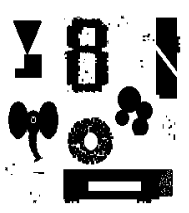
#> input picture img/elefante.png, 189 x 213 px
$ python Main.py
#> lines starting #> are read from the running program, lines starting #| are printed output that depends on the picture; after the words box and inside, x2 and y2 are one past the last pixel; in counts of white or black regions, pixels touching at a corner belong together
### Morfologia.py
#!/usr/bin/env python3
# -*- coding: utf-8 -*

from PIL import Image, ImageShow
import numpy as np

class Morfologia():

	def __init__(self, nome_imagem):
		self.nome_imagem = nome_imagem
		self.m = 0
		self.n = 0
		self.matriz = []
		self.img = []

	'''
	Abrindo o arquivo e pegando dimensões MxN
	'''
	def carregarImagem(self):
		img = Image.open(self.nome_imagem)
		self.img = img
		#Converte Imagem Object para Matriz
		self.matriz = np.asarray(img.convert('L'))
		#Dimensão M
		self.m = np.size(self.matriz, 0)
		#Dimensão N
		self.n = np.size(self.matriz, 1)
		print("Linhas: {}\nColunas: {}\n".format(self.m, self.n))
		print(self.matriz)


	'''
	Método de Erosão
	'''
	def erosao(self, matriz):
		m = np.zeros([self.m,self.n])
		m1 = np.size(m, 0)
		n1 = np.size(m, 1)
		print("Linhas: {}\nColunas: {}\n".format(m1,n1))

		#B&W
		#Ternário em Python
		m1 = self.m if self.m%2==0 else self.m-1
		n1 = self.n if self.n%2==0 else self.n-1

		binaria = self.binarizar(matriz)

		print("Matriz B&W:")
		#print(m)
		#x = Image.fromarray(m)
		#x.show()

		mascara =[[0, 0, 0],
				[0, 0, 0],
				[0, 0, 0]]

		for i in range(m1):
			for j in range(n1):
				if i != 0 and j != 0 and i != (m1-1) and j != (n1-1):
					if (binaria[i-1][j-1] == mascara[0][0] and binaria[i-1][j] == mascara[0][1] and binaria[i-1][j+1] == mascara[0][2]
						 and binaria[i][j-1] == mascara[1][0] and binaria[i][j] == mascara[1][1] and binaria[i][j+1] == mascara[1][2]
						 and binaria[i][j-1] == mascara[2][0] and binaria[i+1][j] == mascara[2][1] and binaria[i+1][j+1] == mascara[2][2]):
							m[i][j] = 0
					else:
						m[i][j] = 255


		#xy = Image.fromarray(m)
		#xy.show()
		return m

	def dilatacao2(self,matriz):
		m = np.zeros([self.m,self.n])
		m1 = np.size(m, 0)
		n1 = np.size(m, 1)
		print("Linhas: {}\nColunas: {}\n".format(m1,n1))

		#B&W
		#Ternário em Python
		m1 = self.m if self.m%2==0 else self.m-1
		n1 = self.n if self.n%2==0 else self.n-1

		binaria = self.binarizar(matriz)

		print("Matriz B&W:")
		#print(m)
		#x = Image.fromarray(m)
		#x.show()

		mascara =[[0, 0, 0],
				[0, 0, 0],
				[0, 0, 0]]


		for i in range(m1):
			for j in range(n1):
				if i != 0 and j != 0 and i != (m1-1) and j != (n1-1):
					if (binaria[i-1][j-1] == mascara[0][0] or binaria[i-1][j] == mascara[0][1] or binaria[i-1][j+1] == mascara[0][2]
						 or binaria[i][j-1] == mascara[1][0] or binaria[i][j] == mascara[1][1] or binaria[i][j+1] == mascara[1][2]
						 or binaria[i][j-1] == mascara[2][0] or binaria[i+1][j] == mascara[2][1] or binaria[i+1][j+1] == mascara[2][2]):
						m[i-1][j-1]= 0
						m[i-1][j]= 0
						m[i-1][j+1]= 0
						m[i][j-1]= 0
						m[i][j]= 0
						m[i][j+1] = 0
						m[i+1][j-1]=0
						m[i+1][j]=0
						m[i+1][j+1]=0


					else:
						m[i][j] = 255

		#xy = Image.fromarray(m)
		#xy.show()
		return m


	'''
	Dilatacion
	'''
	# [36 lines left out: function dilatacao, not called in this run]


	def binarizar(self, matriz):
		m = np.zeros([self.m,self.n])
		m1 = np.size(m, 0)
		n1 = np.size(m, 1)
		print("Linhas: {}\nColunas: {}\n".format(m1,n1))

		#B&W
		#Ternário em Python
		m1 = self.m if self.m%2==0 else self.m-1
		n1 = self.n if self.n%2==0 else self.n-1

		for i in range(m1):
			for j in range(n1):
				if matriz[i][j] < 127:
					m[i][j] = 0
				else:
					m[i][j] = 255

		return m


	def abertura(self):
		abertura = self.erosao(self.matriz)
		abertura = self.dilatacao2(abertura)

		print(abertura)
		imagem = Image.fromarray(abertura)
		#self.img.show()
		imagem.show()


	# [24 lines left out: functions fechamento, extrairContorno, not called in this run]


### Main.py
#!/usr/bin/env python3
# -*- coding: utf-8 -*

from Morfologia import Morfologia

if __name__ == '__main__':
	print("Processamento de Imagens.")

	op = -1

	while op != 0:
		menuStr = "\n-------Menu-------\nMorfologia Matemática:\n1 - Abertura\n2 - Fechamento\n3 - Extrair Contorno\n"

		op = input(menuStr)
#> the answer given: 1
		op = int(op)

		morfologia = Morfologia("img/elefante.png")
		morfologia.carregarImagem()
#> in carregarImagem, img is the input picture: PIL image 189x213 RGB; min 0, max 255, mean 180.7
#> in carregarImagem, `self.m = np.size(self.matriz, 0)`: self.m = 213
#> in carregarImagem, `self.n = np.size(self.matriz, 1)`: self.n = 189
#| Linhas: 213
#| Colunas: 189
#> (printed output is left out)

		if op == 0:
			pass
		elif op == 1:
			morfologia.abertura()
#> in erosao, `m1 = np.size(m, 0)`: m: shape (213, 189) float64; every value is 0
#| Linhas: 213
#| Colunas: 189
#> in erosao, `m1 = self.m if self.m%2==0 else self.m-1`: m1 = 212
#> in erosao, `n1 = self.n if self.n%2==0 else self.n-1`: n1 = 188
#| Linhas: 213
#| Colunas: 189
#> in binarizar, `m1 = self.m if self.m%2==0 else self.m-1`: m1 = 212
#> in binarizar, `n1 = self.n if self.n%2==0 else self.n-1`: n1 = 188
#> after the loop in binarizar, `for i in range(m1):`:
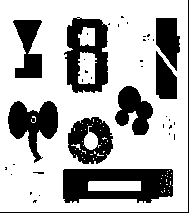
#> m: shape (213, 189) float64; 69.9% white; 39 black regions (30 under 20 px), largest, box (x1, y1, x2, y2) and area: (63, 169, 173, 203) 2801, (64, 17, 108, 93) 2027, (8, 101, 58, 163) 1614
#> after the loop in erosao, `for i in range(m1):`:
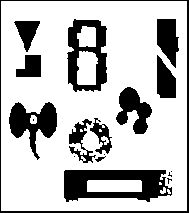
#> m: shape (213, 189) float64; 74.7% white; 18 black regions (6 under 20 px), largest, box (x1, y1, x2, y2) and area: (64, 170, 172, 202) 2215, (67, 19, 107, 92) 1548, (9, 102, 57, 160) 1299
#| Linhas: 213
#| Colunas: 189
#> in dilatacao2, `m1 = self.m if self.m%2==0 else self.m-1`: m1 = 212
#> in dilatacao2, `n1 = self.n if self.n%2==0 else self.n-1`: n1 = 188
#| Linhas: 213
#| Colunas: 189
#> after the loop in dilatacao2, `for i in range(m1):`:
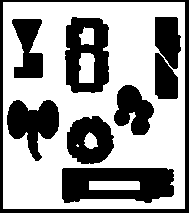
#> m: shape (213, 189) float64; 60.8% white; 9 black regions, largest, box (x1, y1, x2, y2) and area: (62, 168, 174, 203) 3057, (0, 0, 189, 213) 2583, (65, 17, 109, 93) 2337
#> (printed output is left out)
#> (the run stopped early here; a loop or call above may not have finished)
